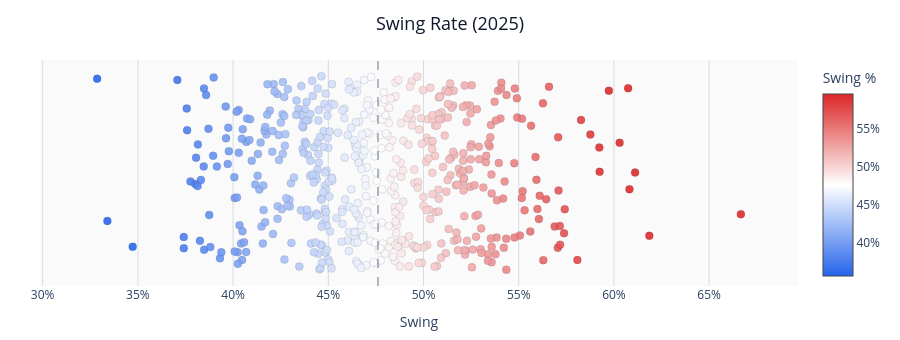
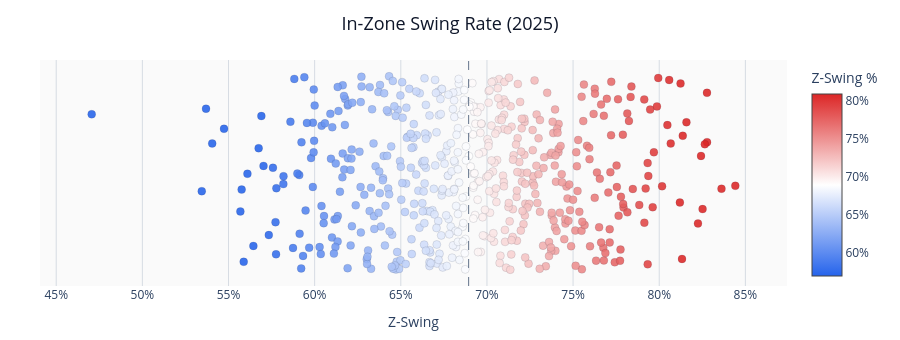
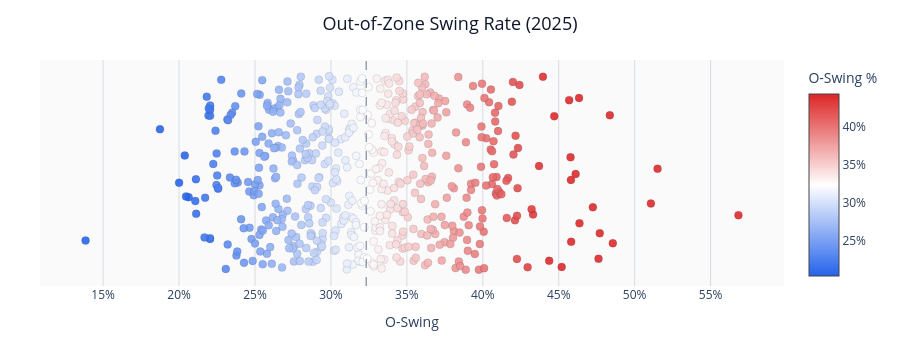
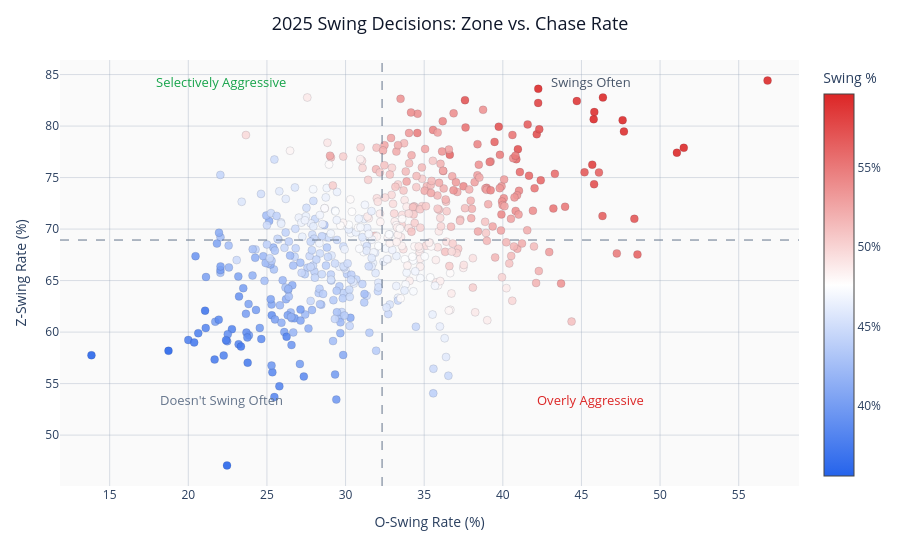

These figures' notebook cell, in order:
### Markdown cell above
## 8. Who Is Swinging at the Pitches?

League averages hide how much **individual hitters** differ. Each beeswarm below is one dot per batter (2025 regular season). Hover for **name and rate**.

Included batters need at least **200 total pitches** for swing rate, and **75 in-zone / out-of-zone pitches** for Z-Swing and O-Swing. The dashed line is the league average among plotted batters.

The final chart plots **Z-Swing % vs. O-Swing %** with league-average crosshairs and quadrant labels for swing personality.

### Code cell
# Section 8 — per-batter swing-rate beeswarms (interactive)
try:
    df
except NameError as exc:
    raise RuntimeError(
        "Run the Setup cell and the data load cell (Section 2) before this cell."
    ) from exc

import sys

if str(ROOT) not in sys.path:
    sys.path.insert(0, str(ROOT))

import numpy as np
import plotly.graph_objects as go

from src.plot_style import plotly_coloraxis

MIN_PITCHES = 200
MIN_ZONE_PITCHES = 75
SWING_GRADIENT_SPAN = 12.0
GRID_COLOR = "rgba(148, 163, 184, 0.35)"
AVG_LINE = "#64748b"
TITLE_COLOR = "#0f172a"
PLOT_BG = "#fafafa"
PAPER_BG = "#ffffff"

players = pd.read_parquet(ROOT / "data" / "players.parquet")

batter = df.groupby("batter", as_index=False).agg(
    swing_rate=("is_swing", "mean"),
    pitches=("is_swing", "size"),
)
z_rates = (
    in_zone.groupby("batter", as_index=False)
    .agg(z_swing_rate=("is_swing", "mean"), z_pitches=("is_swing", "size"))
)
o_rates = (
    out_zone.groupby("batter", as_index=False)
    .agg(o_swing_rate=("is_swing", "mean"), o_pitches=("is_swing", "size"))
)

hitters = (
    batter.merge(z_rates, on="batter", how="left")
    .merge(o_rates, on="batter", how="left")
    .merge(
        players.rename(columns={"mlbam_id": "batter", "player_name": "player_name"}),
        on="batter",
        how="left",
    )
)
hitters["player_name"] = hitters["player_name"].fillna(hitters["batter"].astype(str)).str.title()
hitters["swing_pct"] = hitters["swing_rate"] * 100
hitters["z_swing_pct"] = hitters["z_swing_rate"] * 100
hitters["o_swing_pct"] = hitters["o_swing_rate"] * 100

swing_plot = hitters[hitters["pitches"] >= MIN_PITCHES].copy()
z_plot = hitters[
    (hitters["pitches"] >= MIN_PITCHES) & (hitters["z_pitches"].fillna(0) >= MIN_ZONE_PITCHES)
].copy()
o_plot = hitters[
    (hitters["pitches"] >= MIN_PITCHES) & (hitters["o_pitches"].fillna(0) >= MIN_ZONE_PITCHES)
].copy()


def beeswarm_figure(
    table: pd.DataFrame,
    *,
    value_col: str,
    title: str,
    axis_label: str,
    hover_label: str,
    gradient_span: float = SWING_GRADIENT_SPAN,
    seed: int = 42,
) -> go.Figure:
    rng = np.random.default_rng(seed)
    jitter = rng.uniform(-0.35, 0.35, len(table))
    avg = float(table[value_col].mean())

    fig = go.Figure(
        go.Scatter(
            x=table[value_col],
            y=jitter,
            mode="markers",
            marker=dict(
                size=8,
                opacity=0.88,
                line=dict(width=0.5, color="rgba(15, 23, 42, 0.25)"),
                **plotly_coloraxis(
                    table[value_col],
                    center=avg,
                    span=gradient_span,
                    colorbar_title=f"{hover_label} %",
                    ticksuffix="%",
                ),
            ),
            customdata=table["player_name"],
            hovertemplate=f"<b>%{{customdata}}</b><br>{hover_label}: %{{x:.1f}}%<extra></extra>",
        )
    )
    fig.add_vline(x=avg, line=dict(color=AVG_LINE, width=1, dash="dash"))
    fig.update_layout(
        title=dict(text=title, x=0.5, xanchor="center", font=dict(size=18, color=TITLE_COLOR)),
        template="plotly_white",
        paper_bgcolor=PAPER_BG,
        plot_bgcolor=PLOT_BG,
        height=340,
        margin=dict(t=60, b=50, l=40, r=80),
        showlegend=False,
    )
    fig.update_xaxes(
        title=axis_label,
        tickformat=".0f",
        ticksuffix="%",
        gridcolor=GRID_COLOR,
        zeroline=False,
        range=[max(0, table[value_col].min() - 3), table[value_col].max() + 3],
    )
    fig.update_yaxes(visible=False, showticklabels=False, showgrid=False)
    return fig


fig_swing = beeswarm_figure(
    swing_plot,
    value_col="swing_pct",
    title="Swing Rate (2025)",
    axis_label="Swing",
    hover_label="Swing",
)
fig_z = beeswarm_figure(
    z_plot,
    value_col="z_swing_pct",
    title="In-Zone Swing Rate (2025)",
    axis_label="Z-Swing",
    hover_label="Z-Swing",
    seed=43,
)
fig_o = beeswarm_figure(
    o_plot,
    value_col="o_swing_pct",
    title="Out-of-Zone Swing Rate (2025)",
    axis_label="O-Swing",
    hover_label="O-Swing",
    seed=44,
)

fig_swing.show()
fig_z.show()
fig_o.show()

scatter_plot = hitters[
    (hitters["pitches"] >= MIN_PITCHES)
    & (hitters["z_pitches"].fillna(0) >= MIN_ZONE_PITCHES)
    & (hitters["o_pitches"].fillna(0) >= MIN_ZONE_PITCHES)
].copy()

avg_o = float(scatter_plot["o_swing_pct"].mean())
avg_z = float(scatter_plot["z_swing_pct"].mean())
avg_swing = float(scatter_plot["swing_pct"].mean())
x_lo = float(scatter_plot["o_swing_pct"].min() - 2)
x_hi = float(scatter_plot["o_swing_pct"].max() + 2)
y_lo = float(scatter_plot["z_swing_pct"].min() - 2)
y_hi = float(scatter_plot["z_swing_pct"].max() + 2)

fig_scatter = go.Figure(
    go.Scatter(
        x=scatter_plot["o_swing_pct"],
        y=scatter_plot["z_swing_pct"],
        mode="markers",
        marker=dict(
            size=8,
            opacity=0.88,
            line=dict(width=0.5, color="rgba(15, 23, 42, 0.25)"),
            **plotly_coloraxis(
                scatter_plot["swing_pct"],
                center=avg_swing,
                span=SWING_GRADIENT_SPAN,
                colorbar_title="Swing %",
                ticksuffix="%",
            ),
        ),
        customdata=np.column_stack(
            [scatter_plot["player_name"], scatter_plot["swing_pct"]]
        ),
        hovertemplate=(
            "<b>%{customdata[0]}</b><br>"
            "O-Swing: %{x:.1f}%<br>"
            "Z-Swing: %{y:.1f}%<br>"
            "Swing: %{customdata[1]:.1f}%<extra></extra>"
        ),
    )
)
fig_scatter.add_vline(x=avg_o, line=dict(color=AVG_LINE, width=1, dash="dash"))
fig_scatter.add_hline(y=avg_z, line=dict(color=AVG_LINE, width=1, dash="dash"))

QUADRANT_LABELS = [
    ("Selectively Aggressive", x_lo + (avg_o - x_lo) * 0.50, y_hi - (y_hi - avg_z) * 0.12, "#16a34a"),
    ("Swings Often", avg_o + (x_hi - avg_o) * 0.50, y_hi - (y_hi - avg_z) * 0.12, "#475569"),
    ("Doesn't Swing Often", x_lo + (avg_o - x_lo) * 0.50, y_lo + (avg_z - y_lo) * 0.35, "#64748b"),
    ("Overly Aggressive", avg_o + (x_hi - avg_o) * 0.50, y_lo + (avg_z - y_lo) * 0.35, "#dc2626"),
]
for text, x, y, color in QUADRANT_LABELS:
    fig_scatter.add_annotation(
        x=x,
        y=y,
        text=text,
        showarrow=False,
        font=dict(size=13, color=color),
    )

fig_scatter.update_layout(
    title=dict(
        text="2025 Swing Decisions: Zone vs. Chase Rate",
        x=0.5,
        xanchor="center",
        font=dict(size=18, color=TITLE_COLOR),
    ),
    template="plotly_white",
    paper_bgcolor=PAPER_BG,
    plot_bgcolor=PLOT_BG,
    height=540,
    margin=dict(t=60, b=50, l=60, r=80),
    showlegend=False,
)
fig_scatter.update_xaxes(
    title="O-Swing Rate (%)",
    tickformat=".0f",
    gridcolor=GRID_COLOR,
    zeroline=False,
    range=[x_lo, x_hi],
)
fig_scatter.update_yaxes(
    title="Z-Swing Rate (%)",
    tickformat=".0f",
    gridcolor=GRID_COLOR,
    zeroline=False,
    range=[y_lo, y_hi],
)
fig_scatter.show()

print(
    f"Batters shown — Swing: {len(swing_plot):,} | Z-Swing: {len(z_plot):,} | "
    f"O-Swing: {len(o_plot):,} | Scatter: {len(scatter_plot):,}"
)

### Figure 1 — Plotly figure (JSON) as saved in the notebook; plotly's stock layout.template omitted (floating-point values rounded to 4 significant figures; data arrays with more than 128 entries replaced by an {"elided": "..."} marker saying what was removed)
{"data": [{"customdata": {"elided": "532 str values"}, "hovertemplate": "<b>%{customdata}</b><br>Swing: %{x:.1f}%<extra></extra>", "marker": {"cmax": 59.61, "cmin": 35.61, "color": {"elided": "532 float values"}, "colorbar": {"ticksuffix": "%", "title": {"text": "Swing %"}}, "colorscale": [[0, "#2563eb"], [0.5, "#ffffff"], [1, "#dc2626"]], "line": {"color": "rgba(15, 23, 42, 0.25)", "width": 0.5}, "opacity": 0.88, "showscale": true, "size": 8}, "mode": "markers", "type": "scatter", "x": {"elided": "532 float values"}, "y": {"elided": "532 float values"}}], "layout": {"height": 340, "margin": {"b": 50, "l": 40, "r": 80, "t": 60}, "paper_bgcolor": "#ffffff", "plot_bgcolor": "#fafafa", "shapes": [{"line": {"color": "#64748b", "dash": "dash", "width": 1}, "type": "line", "x0": 47.61, "x1": 47.61, "xref": "x", "y0": 0, "y1": 1, "yref": "y domain"}], "showlegend": false, "title": {"font": {"color": "#0f172a", "size": 18}, "text": "Swing Rate (2025)", "x": 0.5, "xanchor": "center"}, "xaxis": {"gridcolor": "rgba(148, 163, 184, 0.35)", "range": [29.86, 69.67], "tickformat": ".0f", "ticksuffix": "%", "title": {"text": "Swing"}, "zeroline": false}, "yaxis": {"showgrid": false, "showticklabels": false, "visible": false}}}

### Figure 2 — Plotly figure (JSON) as saved in the notebook; plotly's stock layout.template omitted (floating-point values rounded to 4 significant figures; data arrays with more than 128 entries replaced by an {"elided": "..."} marker saying what was removed)
{"data": [{"customdata": {"elided": "532 str values"}, "hovertemplate": "<b>%{customdata}</b><br>Z-Swing: %{x:.1f}%<extra></extra>", "marker": {"cmax": 80.94, "cmin": 56.94, "color": {"elided": "532 float values"}, "colorbar": {"ticksuffix": "%", "title": {"text": "Z-Swing %"}}, "colorscale": [[0, "#2563eb"], [0.5, "#ffffff"], [1, "#dc2626"]], "line": {"color": "rgba(15, 23, 42, 0.25)", "width": 0.5}, "opacity": 0.88, "showscale": true, "size": 8}, "mode": "markers", "type": "scatter", "x": {"elided": "532 float values"}, "y": {"elided": "532 float values"}}], "layout": {"height": 340, "margin": {"b": 50, "l": 40, "r": 80, "t": 60}, "paper_bgcolor": "#ffffff", "plot_bgcolor": "#fafafa", "shapes": [{"line": {"color": "#64748b", "dash": "dash", "width": 1}, "type": "line", "x0": 68.94, "x1": 68.94, "xref": "x", "y0": 0, "y1": 1, "yref": "y domain"}], "showlegend": false, "title": {"font": {"color": "#0f172a", "size": 18}, "text": "In-Zone Swing Rate (2025)", "x": 0.5, "xanchor": "center"}, "xaxis": {"gridcolor": "rgba(148, 163, 184, 0.35)", "range": [44.06, 87.42], "tickformat": ".0f", "ticksuffix": "%", "title": {"text": "Z-Swing"}, "zeroline": false}, "yaxis": {"showgrid": false, "showticklabels": false, "visible": false}}}

### Figure 3 — Plotly figure (JSON) as saved in the notebook; plotly's stock layout.template omitted (floating-point values rounded to 4 significant figures; data arrays with more than 128 entries replaced by an {"elided": "..."} marker saying what was removed)
{"data": [{"customdata": {"elided": "532 str values"}, "hovertemplate": "<b>%{customdata}</b><br>O-Swing: %{x:.1f}%<extra></extra>", "marker": {"cmax": 44.32, "cmin": 20.32, "color": {"elided": "532 float values"}, "colorbar": {"ticksuffix": "%", "title": {"text": "O-Swing %"}}, "colorscale": [[0, "#2563eb"], [0.5, "#ffffff"], [1, "#dc2626"]], "line": {"color": "rgba(15, 23, 42, 0.25)", "width": 0.5}, "opacity": 0.88, "showscale": true, "size": 8}, "mode": "markers", "type": "scatter", "x": {"elided": "532 float values"}, "y": {"elided": "532 float values"}}], "layout": {"height": 340, "margin": {"b": 50, "l": 40, "r": 80, "t": 60}, "paper_bgcolor": "#ffffff", "plot_bgcolor": "#fafafa", "shapes": [{"line": {"color": "#64748b", "dash": "dash", "width": 1}, "type": "line", "x0": 32.32, "x1": 32.32, "xref": "x", "y0": 0, "y1": 1, "yref": "y domain"}], "showlegend": false, "title": {"font": {"color": "#0f172a", "size": 18}, "text": "Out-of-Zone Swing Rate (2025)", "x": 0.5, "xanchor": "center"}, "xaxis": {"gridcolor": "rgba(148, 163, 184, 0.35)", "range": [10.84, 59.83], "tickformat": ".0f", "ticksuffix": "%", "title": {"text": "O-Swing"}, "zeroline": false}, "yaxis": {"showgrid": false, "showticklabels": false, "visible": false}}}

### Figure 4 — Plotly figure (JSON) as saved in the notebook; plotly's stock layout.template omitted (floating-point values rounded to 4 significant figures; data arrays with more than 128 entries replaced by an {"elided": "..."} marker saying what was removed)
{"data": [{"customdata": {"elided": "532x2 mixed values"}, "hovertemplate": "<b>%{customdata[0]}</b><br>O-Swing: %{x:.1f}%<br>Z-Swing: %{y:.1f}%<br>Swing: %{customdata[1]:.1f}%<extra></extra>", "marker": {"cmax": 59.61, "cmin": 35.61, "color": {"elided": "532 float values"}, "colorbar": {"ticksuffix": "%", "title": {"text": "Swing %"}}, "colorscale": [[0, "#2563eb"], [0.5, "#ffffff"], [1, "#dc2626"]], "line": {"color": "rgba(15, 23, 42, 0.25)", "width": 0.5}, "opacity": 0.88, "showscale": true, "size": 8}, "mode": "markers", "type": "scatter", "x": {"elided": "532 float values"}, "y": {"elided": "532 float values"}}], "layout": {"annotations": [{"font": {"color": "#16a34a", "size": 13}, "showarrow": false, "text": "Selectively Aggressive", "x": 22.08, "y": 84.32}, {"font": {"color": "#475569", "size": 13}, "showarrow": false, "text": "Swings Often", "x": 45.58, "y": 84.32}, {"font": {"color": "#64748b", "size": 13}, "showarrow": false, "text": "Doesn't Swing Often", "x": 22.08, "y": 53.42}, {"font": {"color": "#dc2626", "size": 13}, "showarrow": false, "text": "Overly Aggressive", "x": 45.58, "y": 53.42}], "height": 540, "margin": {"b": 50, "l": 60, "r": 80, "t": 60}, "paper_bgcolor": "#ffffff", "plot_bgcolor": "#fafafa", "shapes": [{"line": {"color": "#64748b", "dash": "dash", "width": 1}, "type": "line", "x0": 32.32, "x1": 32.32, "xref": "x", "y0": 0, "y1": 1, "yref": "y domain"}, {"line": {"color": "#64748b", "dash": "dash", "width": 1}, "type": "line", "x0": 0, "x1": 1, "xref": "x domain", "y0": 68.94, "y1": 68.94, "yref": "y"}], "showlegend": false, "title": {"font": {"color": "#0f172a", "size": 18}, "text": "2025 Swing Decisions: Zone vs. Chase Rate", "x": 0.5, "xanchor": "center"}, "xaxis": {"gridcolor": "rgba(148, 163, 184, 0.35)", "range": [11.84, 58.83], "tickformat": ".0f", "title": {"text": "O-Swing Rate (%)"}, "zeroline": false}, "yaxis": {"gridcolor": "rgba(148, 163, 184, 0.35)", "range": [45.06, 86.42], "tickformat": ".0f", "title": {"text": "Z-Swing Rate (%)"}, "zeroline": false}}}
